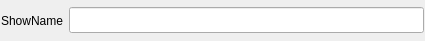
<?xml version="1.0" encoding="UTF-8"?>
<ui version="4.0">
 <class>ComboBox</class>
 <widget class="QWidget" name="ComboBox">
  <property name="geometry">
   <rect>
    <x>0</x>
    <y>0</y>
    <width>425</width>
    <height>41</height>
   </rect>
  </property>
  <property name="windowTitle">
   <string>Form</string>
  </property>
  <layout class="QHBoxLayout" name="horizontalLayout">
   <property name="leftMargin">
    <number>1</number>
   </property>
   <property name="topMargin">
    <number>0</number>
   </property>
   <property name="rightMargin">
    <number>1</number>
   </property>
   <property name="bottomMargin">
    <number>0</number>
   </property>
   <item>
    <widget class="QLabel" name="labelName">
     <property name="text">
      <string>ShowName</string>
     </property>
    </widget>
   </item>
   <item>
    <widget class="PressLineEdit" name="lineEdit">
     <property name="minimumSize">
      <size>
       <width>0</width>
       <height>26</height>
      </size>
     </property>
    </widget>
   </item>
  </layout>
 </widget>
 <customwidgets>
  <customwidget>
   <class>PressLineEdit</class>
   <extends>QLineEdit</extends>
   <header>presslineedit.h</header>
  </customwidget>
 </customwidgets>
 <resources/>
 <connections/>
</ui>
